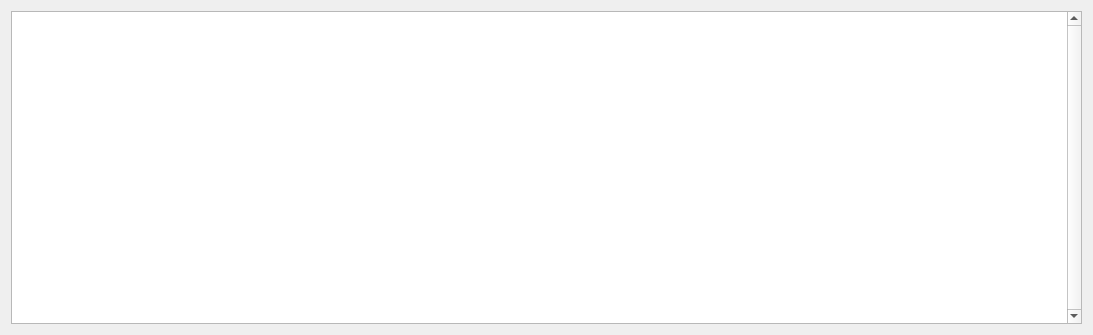
<?xml version="1.0" encoding="UTF-8"?>
<ui version="4.0">
 <class>LoadShape</class>
 <widget class="QDialog" name="LoadShape">
  <property name="geometry">
   <rect>
    <x>0</x>
    <y>0</y>
    <width>1093</width>
    <height>335</height>
   </rect>
  </property>
  <property name="windowTitle">
   <string>Dialog</string>
  </property>
  <layout class="QGridLayout" name="gridLayout">
   <item row="0" column="0">
    <widget class="QGraphicsView" name="graphicsView">
     <property name="verticalScrollBarPolicy">
      <enum>Qt::ScrollBarAlwaysOn</enum>
     </property>
     <property name="horizontalScrollBarPolicy">
      <enum>Qt::ScrollBarAsNeeded</enum>
     </property>
     <property name="alignment">
      <set>Qt::AlignLeading|Qt::AlignLeft|Qt::AlignTop</set>
     </property>
    </widget>
   </item>
  </layout>
 </widget>
 <resources/>
 <connections/>
</ui>
